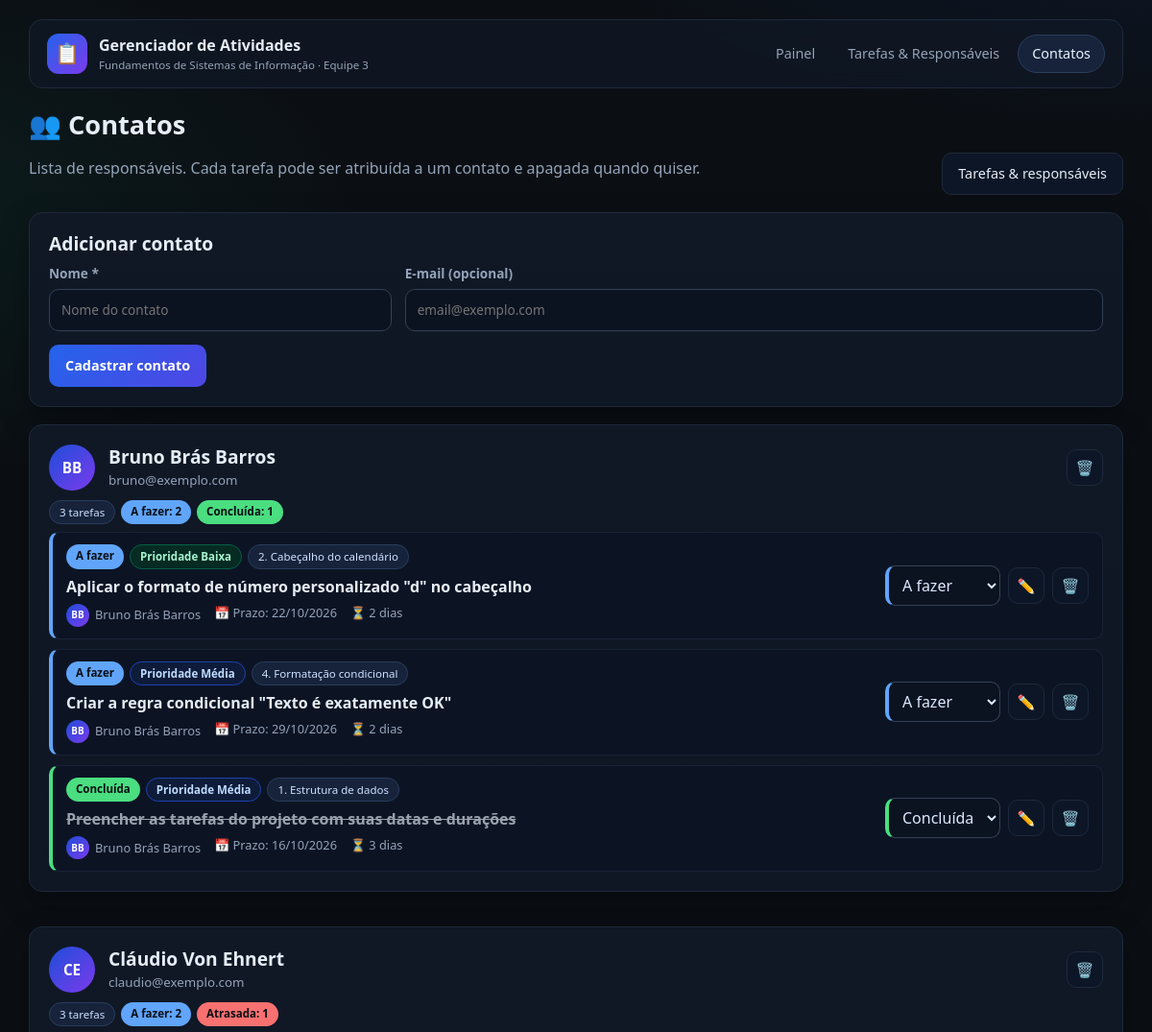
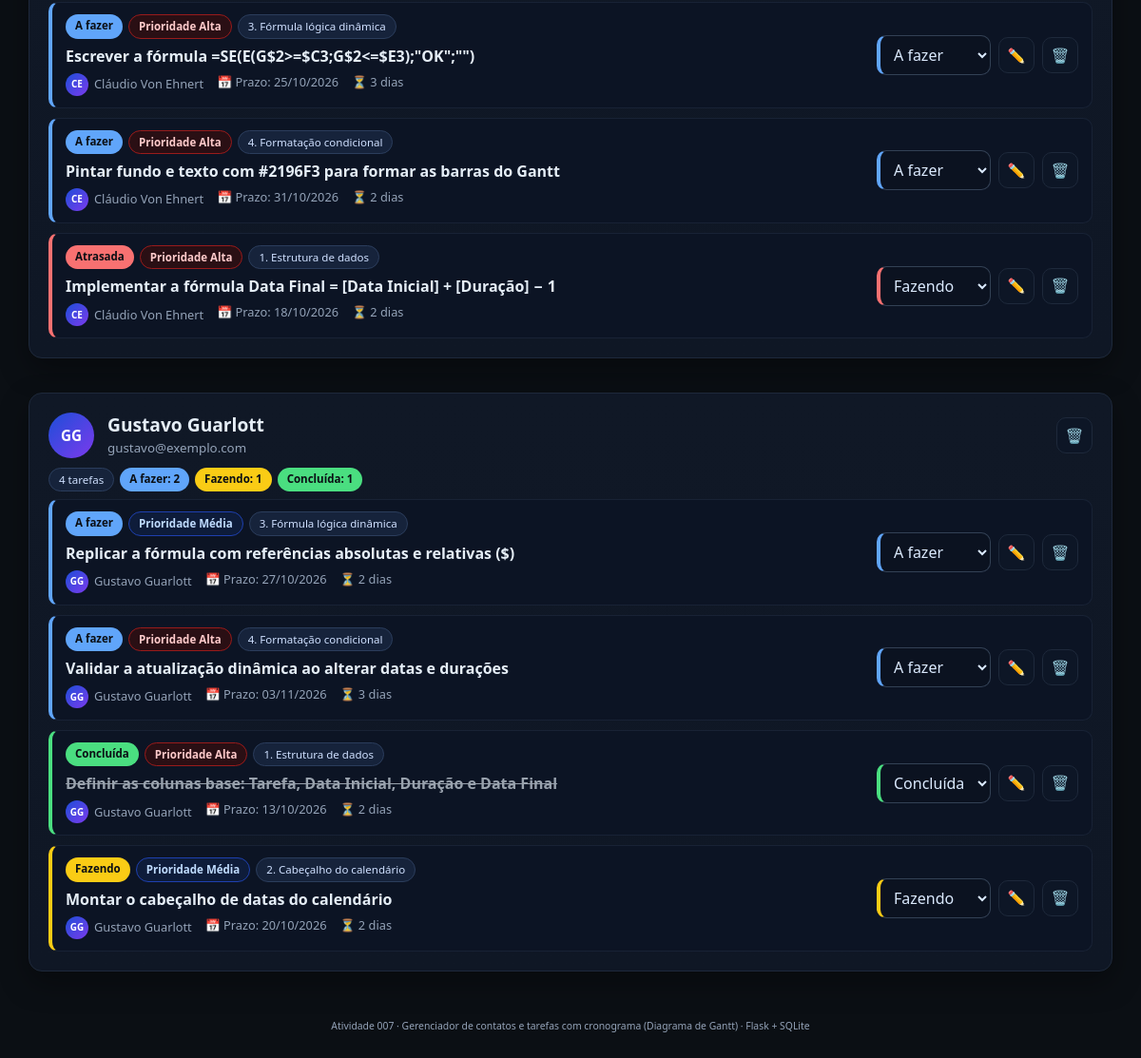
/contatos, run on the app's committed database (2 pictures, top to bottom).
### app.py (models this page shows, shortened)
class Contact(db.Model):
    id = db.Column(db.Integer, primary_key=True)
    name = db.Column(db.String(120), nullable=False)
    email = db.Column(db.String(160), nullable=True)
    @property
    def total_tarefas(self):
        return len(self.tasks)
    @property
    def resumo_status(self):
        resumo = {chave: 0 for chave in STATUS_ORDEM}
        for tarefa in self.tasks:
            resumo[tarefa.status_atual] += 1
        return resumo

class Task(db.Model):
    id = db.Column(db.Integer, primary_key=True)
    title = db.Column(db.String(200), nullable=False)          # descrição
    etapa = db.Column(db.String(80), nullable=True)            # fase do projeto
    data_inicio = db.Column(db.Date, nullable=True)
    duracao = db.Column(db.Integer, nullable=True)             # em dias
    prazo = db.Column(db.Date, nullable=True)                  # data final
    prioridade = db.Column(db.String(10), default="media", nullable=False)
    status = db.Column(db.String(10), default="a_fazer", nullable=False)
    created_at = db.Column(
        db.DateTime,
        default=lambda: datetime.now(timezone.utc),
        nullable=False,
    )
    contact_id = db.Column(db.Integer, db.ForeignKey("contact.id"), nullable=True)
    contact = db.relationship("Contact", backref="tasks")
    @property
    def data_fim(self):
        if self.prazo:
            return self.prazo
        if self.data_inicio and self.duracao:
            return self.data_inicio + timedelta(days=self.duracao - 1)
        return self.data_inicio
    @property
    def duracao_dias(self):
        if self.data_inicio and self.data_fim:
            return (self.data_fim - self.data_inicio).days + 1
        return self.duracao or 1
    @property
    def status_atual(self):
        if self.status != "concluida" and self.prazo and self.prazo < date.today():
            return "atrasada"
        return self.status
    @property
    def status_rotulo(self):
        return STATUS_ROTULOS[self.status_atual]
    @property
    def prioridade_rotulo(self):
        return PRIORIDADE_ROTULOS.get(self.prioridade, self.prioridade)

### app.py (the view)
@app.get("/contatos")
def contatos():
    lista = Contact.query.order_by(Contact.name.asc()).all()
    return render_template(
        "contatos.html",
        nav="contatos",
        contatos=lista,
        status_opcoes=STATUS,
        total=len(lista),
    )

### app.py (called while the page is built)
def iniciais(nome):
    partes = [p for p in (nome or "").split() if p]
    if not partes:
        return "?"
    if len(partes) == 1:
        return partes[0][:2].upper()
    return (partes[0][0] + partes[-1][0]).upper()

def data_br(valor, formato="%d/%m/%Y"):
    return valor.strftime(formato) if valor else "—"

### templates/contatos.html (shortened to what this page needs)
{% extends "base.html" %}
{% block content %}
<section class="page-head">
  <div>
    <h1>👥 Contatos</h1>
    <p class="muted">
      Lista de responsáveis. Cada tarefa pode ser atribuída a um contato e apagada quando quiser.
    </p>
  </div>
  <div class="page-head-actions">
    <a class="btn" href="{{ url_for('tarefas') }}">Tarefas &amp; responsáveis</a>
  </div>
</section>
<section class="card">
  <h2>Adicionar contato</h2>
  <form action="{{ url_for('add_contact') }}" method="post" class="form-grid">
    <label>
      <span>Nome *</span>
      <input type="text" name="name" placeholder="Nome do contato" required />
    </label>
    <label class="grow">
      <span>E-mail (opcional)</span>
      <input type="email" name="email" placeholder="email@exemplo.com" />
    </label>
    <div class="form-actions align-end">
      <button type="submit" class="btn btn-primary">Cadastrar contato</button>
    </div>
  </form>
</section>
{% if contatos %}
  <div class="cards">
    {% for contato in contatos %}
      <section class="card contact-card">
        <div class="group-head">
          <span class="avatar avatar-lg">{{ contato.name | initials }}</span>
          <div>
            <h2>{{ contato.name }}</h2>
            <small class="muted">{{ contato.email or 'sem e-mail' }}</small>
          </div>
          <form action="{{ url_for('delete_contact', contact_id=contato.id) }}" method="post"
                onsubmit="return confirm('Remover este contato? As tarefas ficarão sem responsável.');">
            <button class="icon-btn danger" type="submit" title="Remover contato">🗑️</button>
          </form>
        </div>
        <div class="group-badges">
          <span class="chip">{{ contato.total_tarefas }} tarefa{{ 's' if contato.total_tarefas != 1 else '' }}</span>
          {% for chave in ['a_fazer', 'fazendo', 'concluida', 'atrasada'] %}
            {% set qtd = contato.resumo_status[chave] %}
            {% if qtd %}
              <span class="badge status-{{ chave }}">{{ {'a_fazer': 'A fazer', 'fazendo': 'Fazendo', 'concluida': 'Concluída', 'atrasada': 'Atrasada'}[chave] }}: {{ qtd }}</span>
            {% endif %}
          {% endfor %}
        </div>
        {% if contato.tasks %}
          <ul class="task-list">
            {% for task in contato.tasks | sort(attribute='status') %}{% include "_task_item.html" %}{% endfor %}
          </ul>
        {% else %}
          <p class="empty">Nenhuma tarefa atribuída a este contato.</p>
        {% endif %}
      </section>
    {% endfor %}
  </div>
{% else %}
  <section class="card">
    <p class="empty">Nenhum contato cadastrado ainda. Adicione o primeiro acima. 👆</p>
  </section>
{% endif %}
{% endblock %}

### templates/_task_item.html (shortened to what this page needs)
<li class="task-item status-{{ task.status_atual }}">
  <div class="task-main">
    <div class="task-line">
      <span class="badge status-{{ task.status_atual }}">{{ task.status_rotulo }}</span>
      <span class="prio prio-{{ task.prioridade }}">Prioridade {{ task.prioridade_rotulo }}</span>
      {% if task.etapa %}<span class="chip">{{ task.etapa }}</span>{% endif %}
    </div>
    <p class="task-title">{{ task.title }}</p>
    <div class="task-meta">
      <span class="meta-resp">
        {% if task.contact %}
          <span class="avatar avatar-sm">{{ task.contact.name | initials }}</span>
          {{ task.contact.name }}
        {% else %}
          <span class="avatar avatar-sm avatar-muted">?</span> Sem responsável
        {% endif %}
      </span>
      <span>📅 Prazo: {{ task.prazo | data_br }}</span>
      <span>⏳ {{ task.duracao_dias }} dia{{ 's' if task.duracao_dias != 1 else '' }}</span>
    </div>
  </div>
  <div class="task-actions">
    <form action="{{ url_for('set_status', task_id=task.id) }}" method="post">
      <select name="status" class="status-select status-border-{{ task.status_atual }}"
              onchange="this.form.submit()" title="Alterar status">
        {% for valor, rotulo in status_opcoes.items() %}
          <option value="{{ valor }}" {% if task.status == valor %}selected{% endif %}>{{ rotulo }}</option>
        {% endfor %}
      </select>
    </form>
    <a class="icon-btn" href="{{ url_for('editar', task_id=task.id) }}" title="Editar tarefa">✏️</a>
    <form action="{{ url_for('delete', task_id=task.id) }}" method="post"
          onsubmit="return confirm('Apagar esta tarefa?');">
      <button class="icon-btn danger" type="submit" title="Apagar tarefa">🗑️</button>
    </form>
  </div>
</li>

### data on the page
Contact: name|initials "BB", name "Bruno Brás Barros", email "bruno@exemplo.com", total_tarefas "3", total_tarefas "s", value "A fazer" "Concluída", qtd "2" "1"
Task: status_rotulo "A fazer", prioridade_rotulo "Baixa", etapa "2. Cabeçalho do calendário", title "Aplicar o formato de número personalizado \"d\" no cabeçalho", contact.name|initials "BB", contact.name "Bruno Brás Barros", prazo|data_br "22/10/2026", duracao_dias "2", data_inicio+prazo "s", status "A fazer"
Task: status_rotulo "A fazer", prioridade_rotulo "Média", etapa "4. Formatação condicional", title "Criar a regra condicional \"Texto é exatamente OK\"", contact.name|initials "BB", contact.name "Bruno Brás Barros", prazo|data_br "29/10/2026", duracao_dias "2", data_inicio+prazo "s", status "A fazer"
Task: status_rotulo "Concluída", prioridade_rotulo "Média", etapa "1. Estrutura de dados", title "Preencher as tarefas do projeto com suas datas e durações", contact.name|initials "BB", contact.name "Bruno Brás Barros", prazo|data_br "16/10/2026", duracao_dias "3", data_inicio+prazo "s", status "Concluída"
Contact: name|initials "CE", name "Cláudio Von Ehnert", email "claudio@exemplo.com", total_tarefas "3", total_tarefas "s", value "A fazer" "Atrasada", qtd "2" "1"
Task: status_rotulo "A fazer", prioridade_rotulo "Alta", etapa "3. Fórmula lógica dinâmica", title "Escrever a fórmula =SE(E(G$2>=$C3;G$2<=$E3);\"OK\";\"\")", contact.name|initials "CE", contact.name "Cláudio Von Ehnert", prazo|data_br "25/10/2026", duracao_dias "3", data_inicio+prazo "s", status "A fazer"
Task: status_rotulo "A fazer", prioridade_rotulo "Alta", etapa "4. Formatação condicional", title "Pintar fundo e texto com #2196F3 para formar as barras do Gantt", contact.name|initials "CE", contact.name "Cláudio Von Ehnert", prazo|data_br "31/10/2026", duracao_dias "2", data_inicio+prazo "s", status "A fazer"
Task: status_rotulo "Atrasada", prioridade_rotulo "Alta", etapa "1. Estrutura de dados", title "Implementar a fórmula Data Final = [Data Inicial] + [Duração] − 1", contact.name|initials "CE", contact.name "Cláudio Von Ehnert", prazo|data_br "18/10/2026", duracao_dias "2", data_inicio+prazo "s", status "Fazendo"
Contact: name|initials "GG", name "Gustavo Guarlott", email "gustavo@exemplo.com", total_tarefas "4", total_tarefas "s", value "A fazer" "Concluída", qtd "2" "1"
Task: status "Fazendo", contact "1", status_rotulo "Fazendo", prioridade_rotulo "Média", etapa "2. Cabeçalho do calendário", title "Montar o cabeçalho de datas do calendário", contact.name|initials "GG", contact.name "Gustavo Guarlott", prazo|data_br "20/10/2026", duracao_dias "2", data_inicio+prazo "s"
Task: status_rotulo "A fazer", prioridade_rotulo "Média", etapa "3. Fórmula lógica dinâmica", title "Replicar a fórmula com referências absolutas e relativas ($)", contact.name|initials "GG", contact.name "Gustavo Guarlott", prazo|data_br "27/10/2026", duracao_dias "2", data_inicio+prazo "s", status "A fazer"
Task: status_rotulo "A fazer", prioridade_rotulo "Alta", etapa "4. Formatação condicional", title "Validar a atualização dinâmica ao alterar datas e durações", contact.name|initials "GG", contact.name "Gustavo Guarlott", prazo|data_br "03/11/2026", duracao_dias "3", data_inicio+prazo "s", status "A fazer"
Task: status_rotulo "Concluída", prioridade_rotulo "Alta", etapa "1. Estrutura de dados", title "Definir as colunas base: Tarefa, Data Inicial, Duração e Data Final", contact.name|initials "GG", contact.name "Gustavo Guarlott", prazo|data_br "13/10/2026", duracao_dias "2", data_inicio+prazo "s", status "Concluída"
